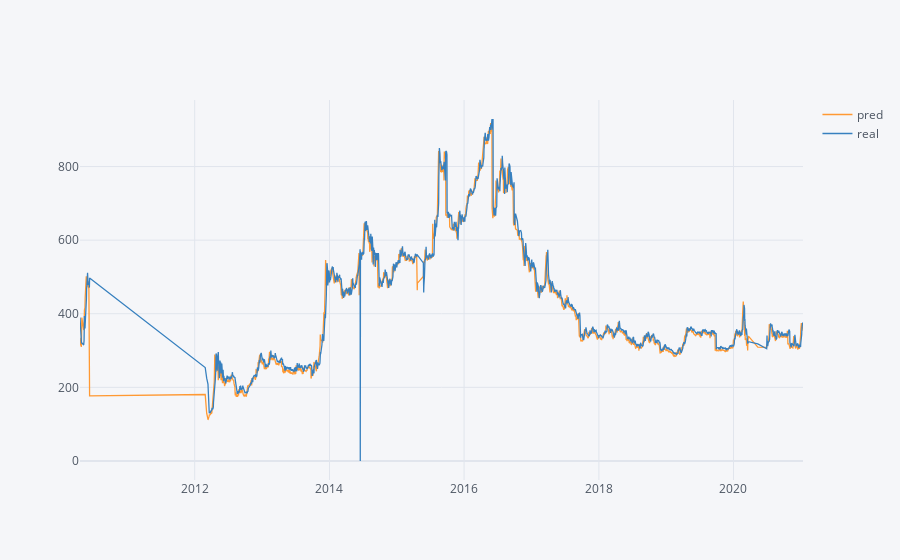

The code cell stored with this chart in its notebook:
### Markdown cell above
## Train Trend

### Code cell
train=pd.DataFrame()
train["pred"]=ss.inverse_transform(trainPredict.flatten())
train["real"]=ss.inverse_transform(trainX[:,:,0])
train["date"]=X_train.index[:-5]
train.iplot(kind="line", x="date")

### Figure 1 — Plotly figure (JSON) as saved in the notebook; plotly's stock layout.template omitted (floating-point values rounded to 4 significant figures; data arrays with more than 128 entries replaced by an {"elided": "..."} marker saying what was removed)
{"data": [{"line": {"color": "rgba(255, 153, 51, 1.0)", "dash": "solid", "shape": "linear", "width": 1.3}, "mode": "lines", "name": "pred", "text": "", "type": "scatter", "x": {"elided": "2026 str values"}, "y": {"elided": "2026 float values"}}, {"line": {"color": "rgba(55, 128, 191, 1.0)", "dash": "solid", "shape": "linear", "width": 1.3}, "mode": "lines", "name": "real", "text": "", "type": "scatter", "x": {"elided": "2026 str values"}, "y": {"elided": "2026 float values"}}], "layout": {"legend": {"bgcolor": "#F5F6F9", "font": {"color": "#4D5663"}}, "paper_bgcolor": "#F5F6F9", "plot_bgcolor": "#F5F6F9", "title": {"font": {"color": "#4D5663"}}, "xaxis": {"gridcolor": "#E1E5ED", "showgrid": true, "tickfont": {"color": "#4D5663"}, "title": {"font": {"color": "#4D5663"}, "text": ""}, "zerolinecolor": "#E1E5ED"}, "yaxis": {"gridcolor": "#E1E5ED", "showgrid": true, "tickfont": {"color": "#4D5663"}, "title": {"font": {"color": "#4D5663"}, "text": ""}, "zerolinecolor": "#E1E5ED"}}}
